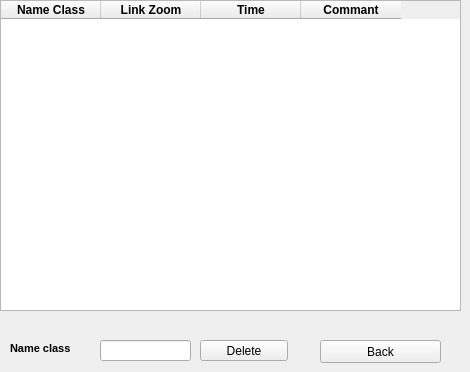
   <widget class="QWidget" name="tab_2">
    <attribute name="title">
     <string>Tab 2</string>
    </attribute>
    <widget class="QTableWidget" name="tableWidget">
     <property name="geometry">
      <rect>
       <x>0</x>
       <y>0</y>
       <width>461</width>
       <height>311</height>
      </rect>
     </property>
     <property name="font">
      <font>
       <family>Segoe UI</family>
       <pointsize>9</pointsize>
       <weight>50</weight>
       <bold>false</bold>
      </font>
     </property>
     <property name="autoScrollMargin">
      <number>16</number>
     </property>
     <property name="dragDropMode">
      <enum>QAbstractItemView::NoDragDrop</enum>
     </property>
     <column>
      <property name="text">
       <string>Name Class</string>
      </property>
      <property name="font">
       <font>
        <pointsize>9</pointsize>
        <weight>75</weight>
        <bold>true</bold>
       </font>
      </property>
      <property name="textAlignment">
       <set>AlignCenter</set>
      </property>
      <property name="foreground">
       <brush brushstyle="SolidPattern">
        <color alpha="255">
         <red>0</red>
         <green>0</green>
         <blue>0</blue>
        </color>
       </brush>
      </property>
     </column>
     <column>
      <property name="text">
       <string>Link Zoom</string>
      </property>
      <property name="font">
       <font>
        <pointsize>9</pointsize>
        <weight>75</weight>
        <bold>true</bold>
       </font>
      </property>
      <property name="textAlignment">
       <set>AlignCenter</set>
      </property>
     </column>
     <column>
      <property name="text">
       <string>Time</string>
      </property>
      <property name="font">
       <font>
        <pointsize>9</pointsize>
        <weight>75</weight>
        <bold>true</bold>
       </font>
      </property>
      <property name="textAlignment">
       <set>AlignCenter</set>
      </property>
     </column>
     <column>
      <property name="text">
       <string>Commant</string>
      </property>
      <property name="font">
       <font>
        <pointsize>9</pointsize>
        <weight>75</weight>
        <bold>true</bold>
       </font>
      </property>
      <property name="textAlignment">
       <set>AlignCenter</set>
      </property>
     </column>
    </widget>
    <widget class="QPushButton" name="pushButton_3">
     <property name="geometry">
      <rect>
       <x>320</x>
       <y>340</y>
       <width>121</width>
       <height>23</height>
      </rect>
     </property>
     <property name="text">
      <string>Back</string>
     </property>
    </widget>
    <widget class="QLabel" name="label_6">
     <property name="geometry">
      <rect>
       <x>10</x>
       <y>340</y>
       <width>81</width>
       <height>16</height>
      </rect>
     </property>
     <property name="font">
      <font>
       <family>System</family>
       <pointsize>8</pointsize>
       <weight>75</weight>
       <italic>false</italic>
       <bold>true</bold>
      </font>
     </property>
     <property name="text">
      <string>Name class</string>
     </property>
    </widget>
    <widget class="QLineEdit" name="lineEdit_3">
     <property name="geometry">
      <rect>
       <x>100</x>
       <y>340</y>
       <width>91</width>
       <height>21</height>
      </rect>
     </property>
     <property name="font">
      <font>
       <family>Segoe UI</family>
       <pointsize>9</pointsize>
       <weight>75</weight>
       <bold>true</bold>
      </font>
     </property>
    </widget>
    <widget class="QPushButton" name="pushButton_5">
     <property name="geometry">
      <rect>
       <x>200</x>
       <y>340</y>
       <width>88</width>
       <height>21</height>
      </rect>
     </property>
     <property name="text">
      <string>Delete</string>
     </property>
    </widget>
   </widget>
